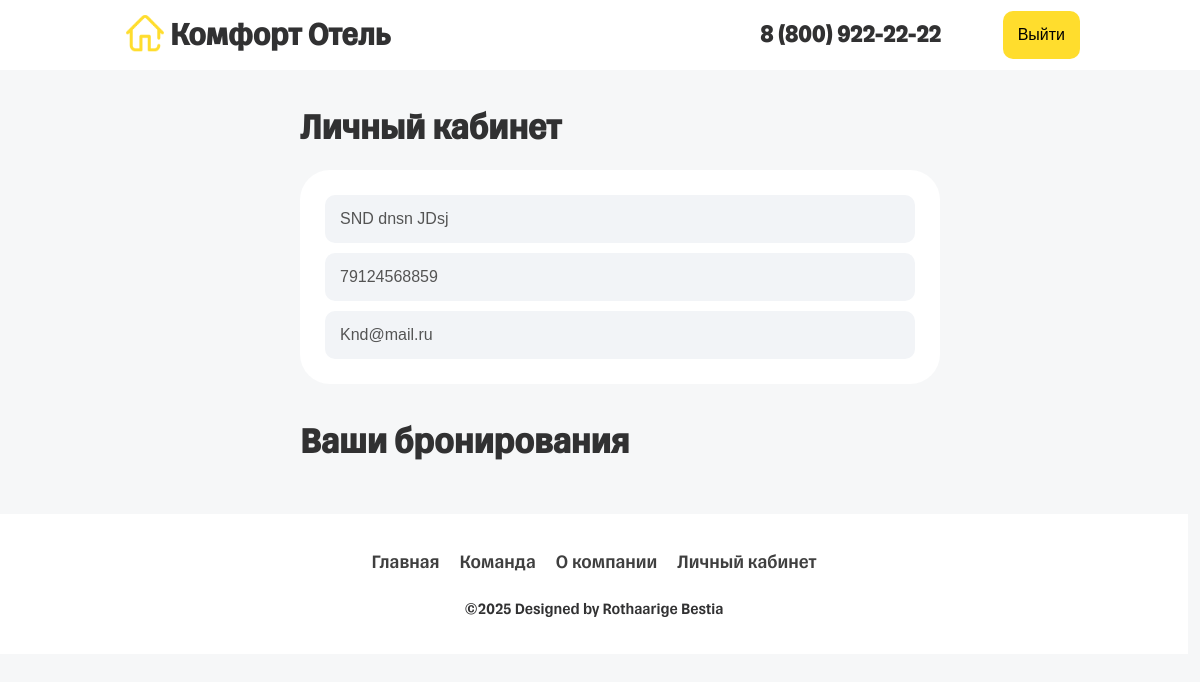
The app's page /profile/ (signed in) with its own data.
### product/models.py (models this page shows, shortened)
class Clients(models.Model):
    user = models.OneToOneField(User, on_delete=models.CASCADE)
    phio = models.CharField('ФИО', max_length=100)
    phone = models.CharField('Телефонный номер', max_length=11)
    email = models.CharField('Email', max_length=100)
    passport_seria = models.IntegerField('Серия паспорта')
    passport_num = models.IntegerField('Номер паспорта')
    class Meta:
        verbose_name = 'Клиент'
        verbose_name_plural = 'Клиенты'

### product/views.py (the view)
# urls.py: path('profile/', views.user_profile, name='user_profile'),
@login_required
def user_profile(request):
    try:
        client = request.user.clients
    except ObjectDoesNotExist:
        return redirect('register')
    reservations = Reservations.objects.filter(client_id=client)
    return render(request, 'profile/user.html', {
        'client': client,
        'reservations': reservations,
    })

### product/templates/profile/user.html (shortened to what this page needs)
{% load static %}
<!DOCTYPE html>
<html lang="ru">
	<head>
		<link rel="stylesheet" href="{% static 'css/style.css' %}">
	</head>
	<body>
		<header id="classicHeader">
			<div class="logoblock">
				<img src="{% static 'img/icon-home.svg' %}" alt="">
				<h1>
					Комфорт Отель
				</h1>
			</div>
			<div class="loginBlock">
		  <a class="loginBlock-phone" href="tel: 8(800)922-22-22">8 (800) 922-22-22</a>
		  {% if user.is_authenticated %}
			<form class="loginBlock-link" method="post" action="{% url 'logout' %}?next={% url 'login' %}" >
				<button type="submit">Выйти</button>
			</form>
		  {% else %}
			<a class="loginBlock-link" href="{% url 'login' %}">войти</a>
		  {% endif %}
			</div>
		</header>
	<content>
		<section class="profileSection">
			<div class="profileSection-block">
				<h2 class="sectionTitle">Личный кабинет</h2>
				<div class="profileSection-info">
					<input disabled type="text" value="{{ client.phio }}">
					<input disabled type="tel" value="{{ client.phone }}">
					<input disabled type="email" value="{{ client.email }}">
				</div>
			</div>
		</section>
		<section class="userBookingSection">
			<div class="userBookingSection-block">
				<h2 class="sectionTitle">Ваши бронирования</h2>
			</div>
		</section>
	</content>
	{% include "footer.html" %}
	</body>
</html>

### product/templates/static/css/style.css (style rules this page uses)
* { padding: 0; margin: 0; }
html { overflow-x: hidden; }
body { font-family: 'tinkoff',sans-serif; background: #f6f7f8; color: #313132; }
input { border: none; background: #f2f4f7; padding: 15px; border-radius: 10px; font-size: 16px; }
button { background: #ffdd2d; border-radius: 10px; padding: 15px; border: none; cursor: pointer; font-size: 16px; }
.loginBlock { width: 15vw; display: flex; justify-content: space-between; align-items: center; min-width: 320px; }
.loginBlock-phone, .loginBlock-link { font-size: 24px; font-weight: 600; text-decoration: none; color: rgb(255 255 255 / 75%); transition: 0.3s; }
.sectionTitle { margin-bottom: 20px; }
header#classicHeader { height: 70px; background: white; display: flex; padding: 0 10%; align-items: center; justify-content: space-between; }
header#classicHeader .logoblock { display: flex; align-items: center; }
header#classicHeader .logoblock img { height: 50px; }
header#classicHeader .loginBlock { display: flex; justify-content: space-between; align-items: center; width: 280px; }
header#classicHeader .loginBlock-phone, header#classicHeader .loginBlock-link { color: #313132 !important; transition: 0.3s; }
.profileSection { display: flex; align-items: center; justify-content: center; margin-top: 3%; }
.profileSection h2 { font-size: 36px; }
.profileSection-block { width: 50%; }
.profileSection-info { display: flex; flex-direction: column; background: white; width: 100%; padding: 20px; border-radius: 30px; }
.profileSection-info input { margin: 5px; }
.userBookingSection { display: flex; align-items: center; justify-content: center; margin-top: 3%; }
.userBookingSection h2 { font-size: 36px; }
.userBookingSection-block { width: 50%; }

### records on screen
Clients: phio "SND dnsn JDsj", phone "79124568859", email "Knd@mail.ru"
